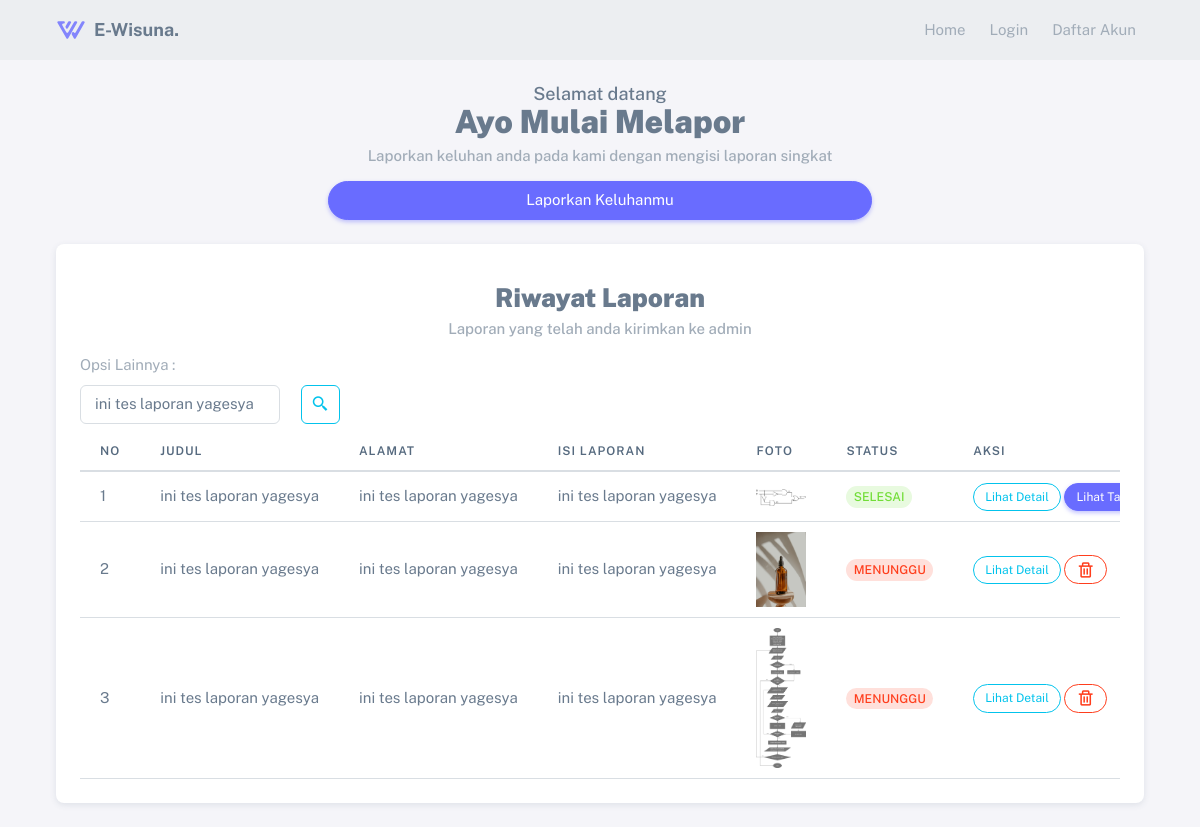
Screenshot of /masyarakat/home.php?cari=ini tes laporan yagesya with the database file from the repository.
### tables this page shows
CREATE TABLE `tbl_pengaduan` (
  `id_pengaduan` int(11) NOT NULL,
  `tgl_pengaduan` date NOT NULL,
  `nik` char(16) NOT NULL,
  `judul_laporan` varchar(200) NOT NULL,
  `alamat_laporan` varchar(200) NOT NULL,
  `isi_laporan` longtext NOT NULL,
  `foto` varchar(255) NOT NULL,
  `status` enum('0','selesai','proses') NOT NULL
);

### masyarakat/home.php (the view, shortened to what this page needs)
<?php
include '../layouts/header.php';
include '../config/koneksi.php';
?>
<div class="container">
    <div class="row">
        <div class="col-md-12">
            <div class="col-md-6 mx-auto">
                <div class="mt-4 mb-4">
                    <div class=" text-center">
                        <h5 class="app-brand-text text-body fw-medium mb-0">Selamat datang <?php echo "$_SESSION[nama]" ?></h5>
                        <h2 class="app-brand-text text-body fw-bolder ">Ayo Mulai Melapor</h2>
                        <h6 class="card-subtitle text-muted">Laporkan keluhan anda pada kami dengan mengisi laporan singkat</h6>
                        <div class="content-center mt-3">
                            <a href="index.php?page=pengaduan" class="btn rounded-pill btn-primary w-100">Laporkan Keluhanmu</a>
                        </div>
                    </div>
                </div>
            </div>
            <div class="mt-4 mb-4">
                <div class="card">
                    <div class="card-body">
                        <div class="app-brand justify-content-center mt-3 mb-3">
                            <div class="text-center">
                                <h3 class="app-brand-text text-body fw-bolder">Riwayat Laporan</h3>
                                <h6 class="card-subtitle text-muted">Laporan yang telah anda kirimkan ke admin</h6>
                            </div>
                        </div>
                        <p class="text-muted mb-2">Opsi Lainnya : </p>
                        <div class="d-flex justify-content-between mb-2">
                            <form action="home.php" method="GET">
                                <input type="text" name="cari" class="form-control" value="<?php if (isset($_GET['cari'])) {echo $_GET['cari'];} ?>">
                                <button type="submit" class="btn  btn-icon btn-outline-info" fdprocessedid="uv3qr4" style="position: absolute; left: 245px; top: 141px;"><span class="bx bx-search-alt-2" target="_blank"></span></button>
                            </form>
                        </div>
                        <div class="table-responsive text-nowrap">
                            <table class="table table-hover">
                                <thead>
                                    <tr>
                                        <th>NO</th>
                                        <th>JUDUL</th>
                                        <th>Alamat</th>
                                        <th>ISI LAPORAN</th>
                                        <th>FOTO</th>
                                        <th>STATUS</th>
                                        <th>AKSI</th>
                                    </tr>
                                </thead>
                                <tbody>
                                    <?php
                                    $nik = $_SESSION['nik'];
                                    $no = 1;
                                    if (isset($_GET['cari'])) {
                                        $pencarian = $_GET['cari'];
                                        $query_cari = "SELECT * FROM tbl_pengaduan  WHERE judul_laporan LIKE '%" . $pencarian . "%' or alamat_laporan LIKE '%" . $pencarian . "%' ";
                                    } else {
                                        $query_cari = "SELECT * FROM tbl_pengaduan WHERE nik = '$nik' ORDER BY id_pengaduan ASC";
                                    }
                                    $tampil = mysqli_query($koneksi,$query_cari);
                                    while ($data = mysqli_fetch_array($tampil)) { ?>
                                        <tr>
                                            <td><?php echo $no++; ?></td>
                                            <td><?php echo $data['judul_laporan'] ?></td>
                                            <td><?php echo $data['alamat_laporan'] ?><br></td>
                                            <td width="100px"><?php echo $data['isi_laporan'] ?></td>
                                            <td><img src="../assets/img_2/<?php echo $data['foto'] ?>" width="50px"></td>
                                            <td>
                                                <?php
                                                if ($data['status'] == 'proses') {
                                                    echo "<span class = 'badge rounded-pill bg-label-warning'>Proses</span>";
                                                } else if ($data['status'] == 'selesai') {
                                                    echo "<span class = 'badge rounded-pill bg-label-success'>Selesai</span>";
                                                } else {
                                                    echo "<span class = 'badge rounded-pill bg-label-danger'>Menunggu</span>";
                                                }
                                                ?>
                                            </td>
                                            <td>
                                                <button type="button" class="btn btn-sm rounded-pill btn-outline-info" data-bs-toggle="modal" data-bs-target="#lihatModal<?php echo $data['id_pengaduan'] ?>"> Lihat Detail </button>
                                                <?php
                                                if ($data['status'] == 'selesai') {
                                                    echo "<a href='index.php?page=tanggapan&id_pengaduan=$data[id_pengaduan]' class='btn btn-sm rounded-pill btn-primary'>Lihat Tanggapan</a>";
                                                }
                                                ?>
                                                <button type="button" class="btn btn-sm rounded-pill btn-outline-danger" data-bs-toggle="modal" data-bs-target="#hapusModal<?php echo $data['id_pengaduan'] ?>"><span class="tf-icons bx bx-trash"></span></button>
                                            </td>
                                        </tr>
                                    <?php } ?>
                                </tbody>
                            </table>
                        </div>
                    </div>
                </div>
            </div>
        </div>
    </div>
</div>

### rows the page displays
tbl_pengaduan: judul_laporan "ini tes laporan yagesya", alamat_laporan "ini tes laporan yagesya", isi_laporan "ini tes laporan yagesya", foto (picture), status "SELESAI"
tbl_pengaduan: judul_laporan "ini tes laporan yagesya", alamat_laporan "ini tes laporan yagesya", isi_laporan "ini tes laporan yagesya", foto (picture), status "MENUNGGU"
tbl_pengaduan: judul_laporan "ini tes laporan yagesya", alamat_laporan "ini tes laporan yagesya", isi_laporan "ini tes laporan yagesya", foto (picture), status "MENUNGGU"
